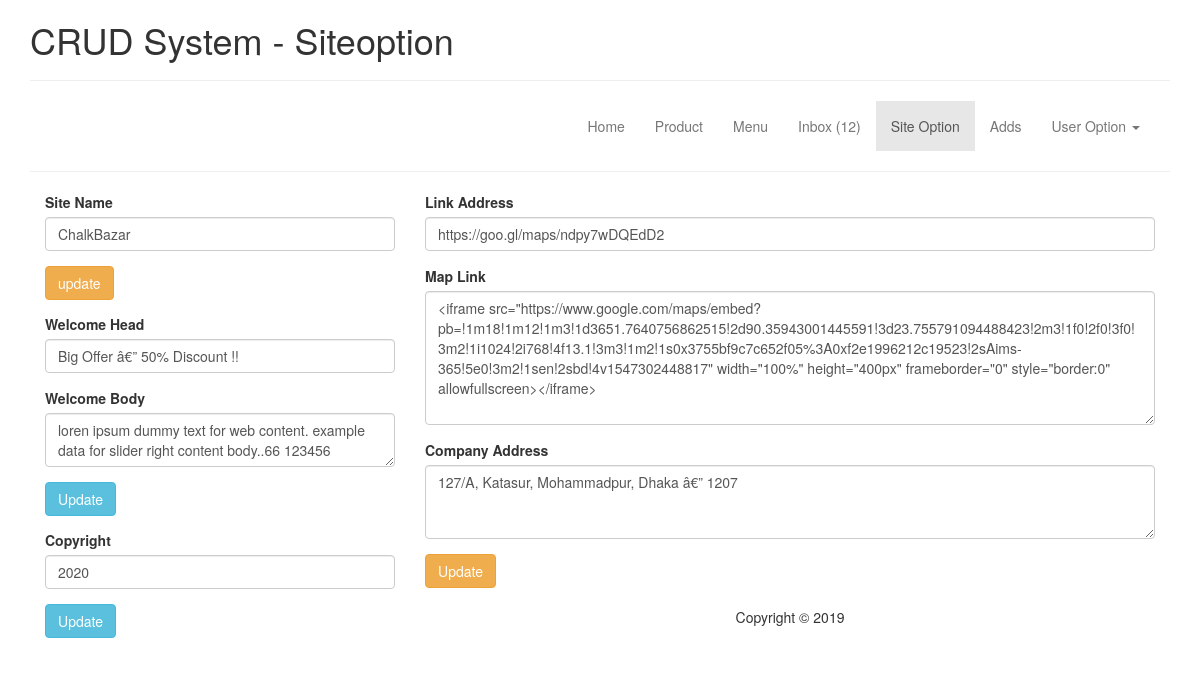
/mv-admin/index.php?page=Siteoption, run on the app's committed database.
### tables this page shows
CREATE TABLE `tb_site` (
  `id` int(11) NOT NULL,
  `site_name` varchar(255) NOT NULL,
  `welcome_head` varchar(255) NOT NULL,
  `welcome_body` text NOT NULL,
  `address` text NOT NULL,
  `link_address` varchar(255) NOT NULL,
  `update_at` timestamp NOT NULL DEFAULT CURRENT_TIMESTAMP ON UPDATE CURRENT_TIMESTAMP,
  `copyright` varchar(255) NOT NULL,
  `map` text NOT NULL
);

### mvc-FRAMEWORK/Library/Database.php (called while the page is built, shortened)
<?php
Class Database{
	public $host   = DB_HOST;
	public $user   = DB_USER;
	public $pass   = DB_PASS;
	public $dbname = DB_NAME;
	public $link;
	private function connectDB(){
	$this->link = new mysqli($this->host, $this->user, $this->pass, $this->dbname);
 }
	public function select($query){
		$result = $this->link->query($query) or die($this->link->error.__LINE__);
		if($result->num_rows > 0){
			return $result;
		} else {
			return false;
		}
	}
}

### mv-admin/Files/Siteoption.php (the view, shortened to what this page needs)
<?php
	$siteoption_qry = "SELECT * FROM tb_site WHERE id=1";
	$siteoption_result = $DB->select($siteoption_qry);
	if($siteoption_result){
		$siteoption_data = $siteoption_result->fetch_assoc();
	}
?>
<div class="" style="min-height:400px;  ">
	<div class="col-md-4">
<form action="" method="post">
  <div class="form-group">
    <label for="exampleInputEmail1">Site Name</label>
    <input name="site_name" type="text" class="form-control" id="exampleInputEmail1"
    value="<?php echo $siteoption_data['site_name']; ?>">
  </div>
  <button name="site" type="submit" class="btn btn-warning">update</button>
</form>
<form action="" method="post">
	 <div class="form-group clearfix">
	   <label for="exampleInputEmail1">Welcome Head</label>
	   <input name="welcome_head" type="text" class="form-control" id="exampleInputEmail1"  value="<?php echo $siteoption_data['welcome_head']; ?>">
	  </div>
	  <div class="form-group clearfix">
	    <label for="exampleInputEmail1">Welcome Body</label>
	    <textarea name="welcome_body" class="form-control" rows="2"><?php echo $siteoption_data['welcome_body']; ?></textarea>
	  </div>
	  <button name="welcome" type="submit" class="btn btn-info">Update</button>
</form>
	<form action="" method="post">
	  <div class="form-group clearfix">
	    <label for="exampleInputEmail1">Copyright</label>
	    <input name="copyright" type="text" class="form-control" id="exampleInputEmail1" value="<?php echo $siteoption_data['copyright']; ?>">
	  </div>
	  <button name="update_copyright" type="submit" class="btn btn-info">Update</button>
	</form>
	</div>
	<div class="col-md-8">
	<form action="" method="post">
	  <div class="form-group clearfix">
	    <label for="exampleInputEmail1">Link Address</label>
	    <input name="link_address" type="text" class="form-control" value="<?php echo $siteoption_data['link_address']; ?>">
	  </div>
	  <div class="form-group clearfix">
	    <label for="exampleInputEmail1">Map Link</label>
	    <textarea name="map" class="form-control" rows="6"><?php echo $siteoption_data['map']; ?></textarea>
	  </div>
	  <div class="form-group clearfix">
	    <label for="exampleInputEmail1">Company Address</label>
	    <textarea name="address" class="form-control" rows="3"><?php echo $siteoption_data['address']; ?></textarea>
	  </div>
	  <button name="update_address" type="submit" class="btn btn-warning">Update</button>
	</form>
	</div>
</div>

### data on the page
tb_site: site_name "ChalkBazar", welcome_head "Big Offer â€” 50% Discount !!", welcome_body "loren ipsum dummy text for web content. example data for slider right content body..66 123456", copyright "2020", link_address "https://goo.gl/maps/ndpy7wDQEdD2", map "<iframe src=\"https://www.google.com/maps/embed?pb=!1m18!1m12!1m3!1d3651.7640756862515!2d90.35943001445591!3d23.755791094488423!2m3!1f0!2f0!3f0!3m2!1i1024!2i768!4f13.1!3m3!1m2!1s0x3755bf9c7c652f05%3A0xf2e1996212c19523!2sAims-365!5e0!3m2!1sen!2sbd!4v1547302448817\" width=\"100%\" height=\"400px\" frameborder=\"0\" style=\"border:0\" allowfullscreen></iframe>", address "127/A, Katasur, Mohammadpur, Dhaka â€” 1207"

### other printed values
$pg "Siteoption"
